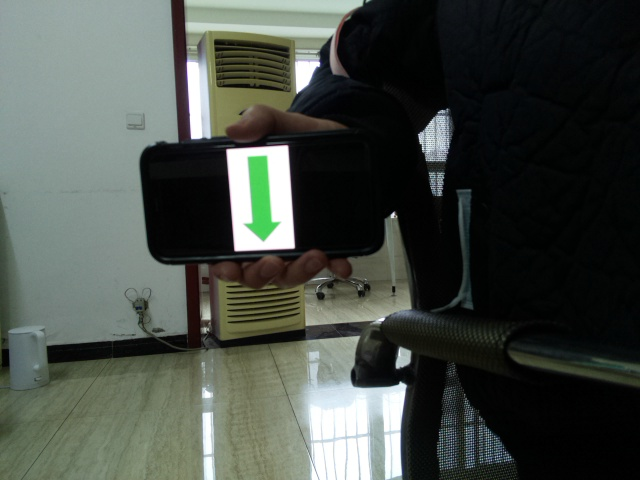
#> input picture A4/greenArrowDown.jpg, 640 x 480 px
$ python greenArrowDetection.py
#> lines starting #> are read from the running program, lines starting #| are printed output that depends on the picture; after the words box and inside, x2 and y2 are one past the last pixel; in counts of white or black regions, pixels touching at a corner belong together; long printed decimals are rounded
#> further down, img is the input picture: shape (480, 640, 3); mean B, G, R 69.1, 75.4, 69.3
import numpy as np
import cv2
import imutils

class tracking:
    def __init__(self):
        print("tracker ready")

    def colorMask(self, img):
        assert img.shape[0] != 0 and img.shape[1] != 0, "img cannot be empty"
        img_HSV = cv2.cvtColor(img, cv2.COLOR_BGR2HSV)
#> img_HSV: shape (480, 640, 3); mean H, S, V 64.6, 67.8, 76.7
        #cv2.imshow('HSV', img_HSV)
        #cv2.waitKey(0)

        ### hsv filter for green
        low_h, low_s, low_v = (52, 74, 205)
        high_h, high_s, high_v = (82, 187, 255)

        img_thresh = cv2.inRange(img_HSV, (low_h, low_s, low_v), (high_h, high_s, high_v))
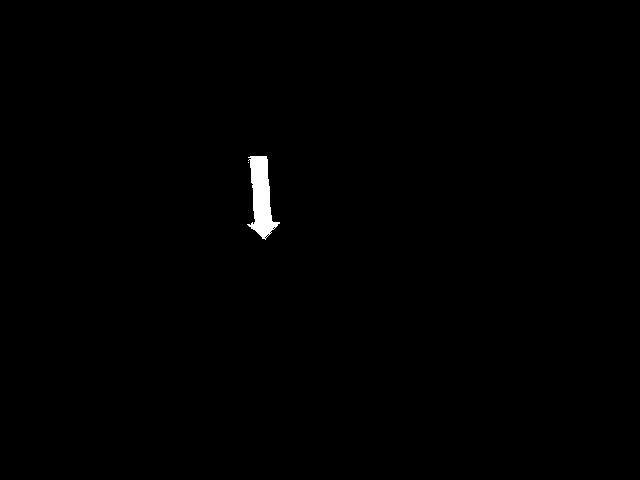
#> img_thresh: shape (480, 640); 0.47% white; 2 white regions (1 under 20 px), largest, box (x1, y1, x2, y2) and area: (247, 156, 280, 240) 1451
        # cv2.imshow('mask', img_thresh)
        # cv2.waitKey(0)

        return img_thresh

    def showTracking(self, img):
        # frame = cv2.flip(img, 0)

        mask = self.colorMask(img)

        img_blur = cv2.blur(np.float32(mask), (5, 5))
        # img_blur = cv2.bilateralFilterblur(img_thresh,20, 75, 75))

        dst = cv2.cornerHarris(img_blur, 2, 5, 0.01)
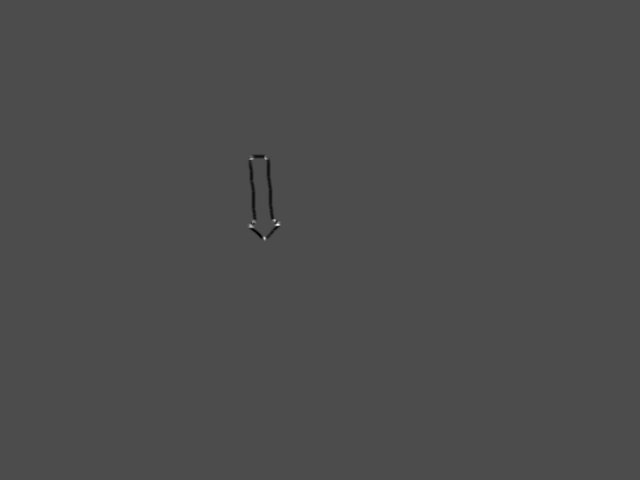
#> dst: shape (480, 640) float32; min -360828192, max 843965696, mean -335030.5; drawn with min black and max white
        dst = cv2.dilate(dst, None)
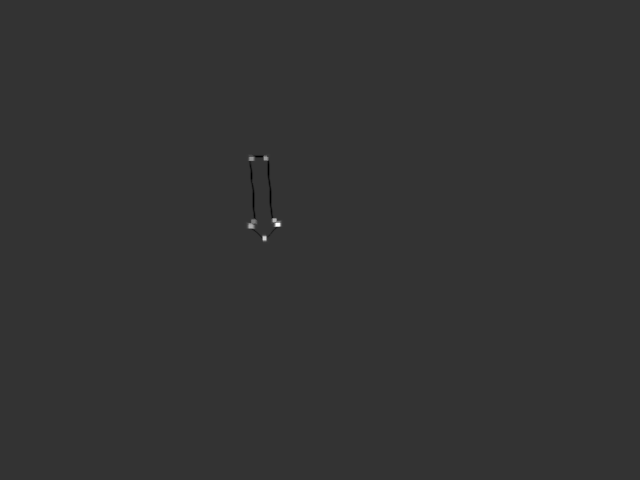
#> dst: shape (480, 640) float32; min -215962128, max 843965696, mean 134385.2; drawn with min black and max white
        cord_corn = np.where(dst>0.01*dst.max())
#> cord_corn = 335 positions, rows 154 to 242, columns 246 to 282

        print('# of corner points', len(cord_corn[0]))
#| # of corner points 335


        # compute the principal components
        cord_corn = np.array(cord_corn) # list of cordinates of corners
        cov_matrix = np.cov(cord_corn)  # covariance matrix of corner points
#> cov_matrix = [[961.6, 76.97], [76.97, 121.7]]
        mean = np.mean(cord_corn, axis=1)
#> mean = [207.2, 262.1]
        eigen_value, eigen_vector = np.linalg.eig(cov_matrix)   #
#> eigen_value = [968.6, 114.7]; eigen_vector = [[0.996, -0.0905], [0.0905, 0.996]]

        print('covar', cov_matrix)
#| covar [[961.625  76.966]
#|  [ 76.966 121.683]]
        print('mean', mean)
#| mean [207.158 262.122]
        print('v', eigen_value)
#| v [968.619 114.688 ]
        print('u', eigen_vector)
#| u [[ 0.9959 -0.0905]
#|  [ 0.0905  0.9959]]

        principal_comp_1 = eigen_vector.T[np.argmax(eigen_value)]
#> principal_comp_1 = [0.996, 0.0905]

        principal_comp_2 = eigen_vector.T[(np.argmax(eigen_value)+1)%2]
#> principal_comp_2 = [-0.0905, 0.996]
        print(file_name,1, principal_comp_1)
#| greenArrowDown.jpg 1 [0.9959 0.0905]
        print(file_name,2, principal_comp_2)
#| greenArrowDown.jpg 2 [-0.0905  0.9959]

        # comupte direction of arrow
        cord_corn = cord_corn.T - mean # normalize corners
#> cord_corn = 335 pairs, first value -53.16 to 34.84, second value -16.12 to 19.88

        # print(cord_corn)
        print(np.mean(cord_corn, 0))
#| [ 9.50218345e-15 -1.42532752e-14]
        print(cord_corn.shape)
#| (335, 2)
        # print(np.dot(cord_corn, principal_comp_2))
        # print(np.sum(np.dot(cord_corn, principal_comp_2)))


        img[dst>0.01*dst.max()] = [0, 0, 255]
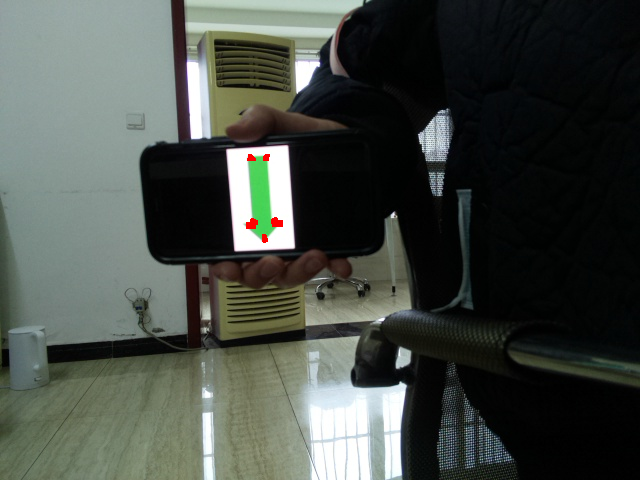
#> img: shape (480, 640, 3); 0.11% of pixels changed, all inside (x1, y1, x2, y2) = (246, 154, 283, 243)

        # [12 lines of commented-out code are left out]
        return dst

    def direction(dst):
        corners =  np.where(dst)

file_name = 'greenArrowDown.jpg'
track = tracking()
# for file_name in ['greenArrowLeft.jpg', 'greenArrowRight.jpg' 'greenArrowUp.jpg', 'greenArrowDown.jpg']:
img = cv2.imread(file_name)

track.showTracking(img)

$ run again, with A4/greenArrowLeft.jpg copied over A4/greenArrowDown.jpg
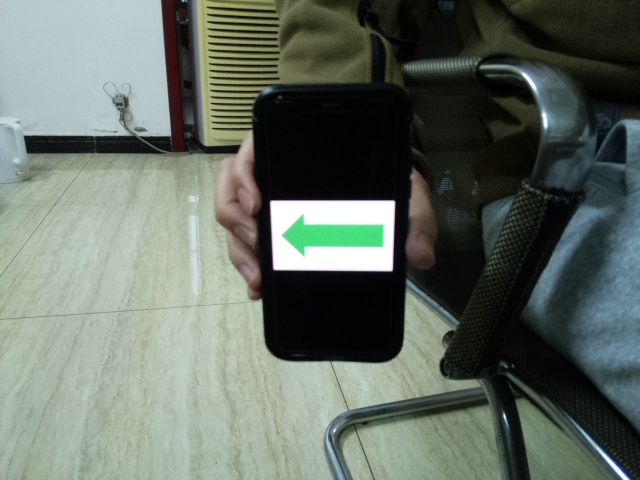
#> input picture A4/greenArrowLeft.jpg, 640 x 480 px
#> img is the input picture: shape (480, 640, 3); mean B, G, R 100.2, 109.7, 100
#> img_HSV: shape (480, 640, 3); mean H, S, V 62.4, 59.8, 111.5
#> in colorMask, `img_thresh = cv2.inRange(img_HSV, (low_h, low_s, low_v), (high_h, high..`:
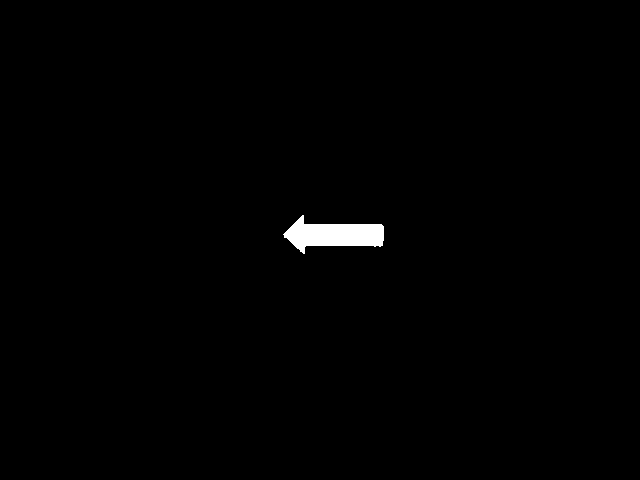
#> img_thresh: shape (480, 640); 0.72% white; 1 white region, box (x1, y1, x2, y2) and area: (283, 215, 384, 254) 2203
#> in showTracking, `cord_corn = np.where(dst>0.01*dst.max())`: cord_corn = 319 positions, rows 213 to 256, columns 281 to 384
#| # of corner points 319
#> cov_matrix = [[183.6, 45.41], [45.41, 1188.9]]
#> mean = [234.8, 319.5]
#> eigen_value = [181.6, 1190.9]; eigen_vector = [[-0.999, -0.045], [0.045, -0.999]]
#| covar [[ 183.609    45.410]
#|  [  45.410 1188.898]]
#| mean [234.837  319.486]
#| v [ 181.562 1190.945]
#| u [[-0.999 -0.04503]
#|  [ 0.04503 -0.999]]
#> principal_comp_1 = [-0.045, -0.999]
#> principal_comp_2 = [-0.999, 0.045]
#| greenArrowDown.jpg 1 [-0.04503 -0.999]
#| greenArrowDown.jpg 2 [-0.999  0.04503]
#> in showTracking, `cord_corn = cord_corn.T - mean`: cord_corn = 319 pairs, first value -21.84 to 21.16, second value -38.49 to 64.51
#| [-1.14043223e-14 -2.26304520e-14]
#| (319, 2)
#> in showTracking, `img[dst>0.01*dst.max()] = [0, 0, 255]`:
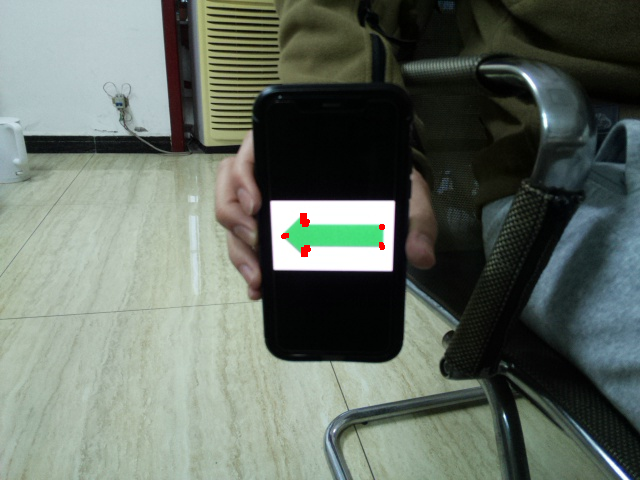
#> img: shape (480, 640, 3); 0.1% of pixels changed, all inside (x1, y1, x2, y2) = (281, 213, 385, 257)

$ run again, with A4/greenArrowRight.jpg copied over A4/greenArrowDown.jpg
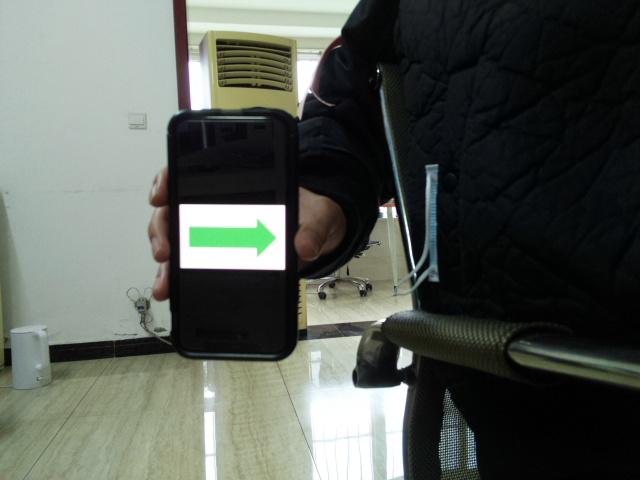
#> input picture A4/greenArrowRight.jpg, 640 x 480 px
#> img is the input picture: shape (480, 640, 3); mean B, G, R 84, 90.7, 85.2
#> img_HSV: shape (480, 640, 3); mean H, S, V 66.2, 52.7, 92.1
#> in colorMask, `img_thresh = cv2.inRange(img_HSV, (low_h, low_s, low_v), (high_h, high..`:
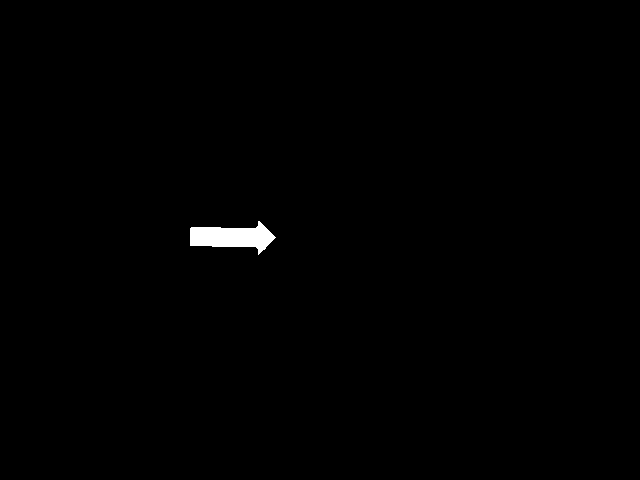
#> img_thresh: shape (480, 640); 0.53% white; 1 white region, box (x1, y1, x2, y2) and area: (190, 221, 276, 255) 1631
#> in showTracking, `cord_corn = np.where(dst>0.01*dst.max())`: cord_corn = 315 positions, rows 219 to 256, columns 188 to 278
#| # of corner points 315
#> cov_matrix = [[125.7, -3.29], [-3.29, 1079.7]]
#> mean = [237.6, 240.6]
#> eigen_value = [125.7, 1079.7]; eigen_vector = [[-1, 0.00345], [-0.00345, -1]]
#| covar [[ 125.694   -3.294]
#|  [  -3.294 1079.693]]
#| mean [237.552 240.6       ]
#| v [ 125.683  1079.704]
#| u [[-1  0.003453]
#|  [-0.003453 -1]]
#> principal_comp_1 = [0.00345, -1]
#> principal_comp_2 = [-1, -0.00345]
#| greenArrowDown.jpg 1 [ 0.003453 -1]
#| greenArrowDown.jpg 2 [-1 -0.003453]
#> in showTracking, `cord_corn = cord_corn.T - mean`: cord_corn = 315 pairs, first value -18.55 to 18.45, second value -52.6 to 37.4
#| [-4.33092715e-15  5.77456954e-15]
#| (315, 2)
#> in showTracking, `img[dst>0.01*dst.max()] = [0, 0, 255]`:
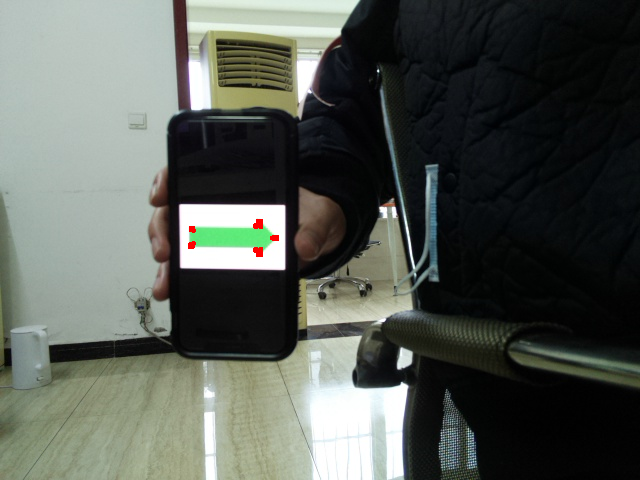
#> img: shape (480, 640, 3); 0.1% of pixels changed, all inside (x1, y1, x2, y2) = (188, 219, 279, 257)
